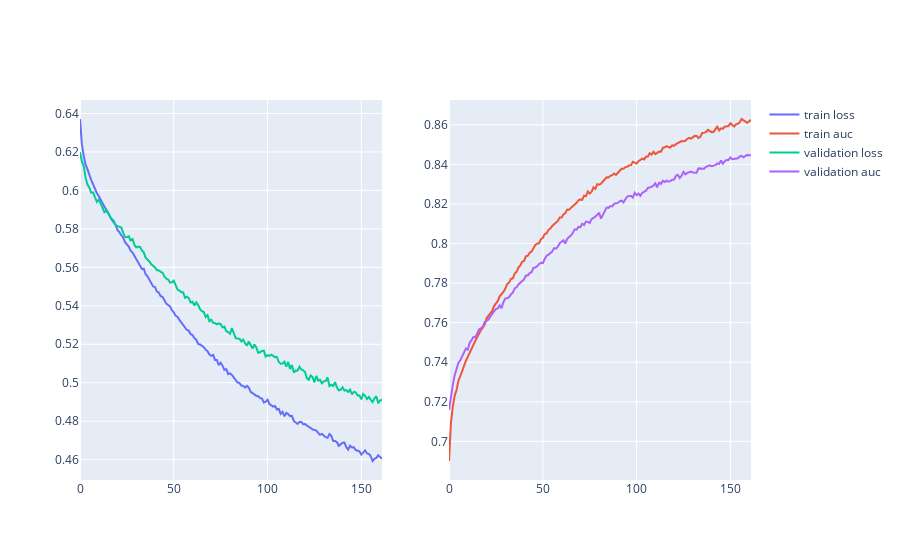

Notebook source saved alongside this figure:
### Code cell
plot_fit_result(result)

### Figure 1 — Plotly figure (JSON) as saved in the notebook; plotly's stock layout.template omitted (floating-point values rounded to 4 significant figures; data arrays with more than 128 entries replaced by an {"elided": "..."} marker saying what was removed)
{"data": [{"name": "train loss", "type": "scatter", "x": {"elided": "162 int values"}, "xaxis": "x", "y": {"elided": "162 float values"}, "yaxis": "y"}, {"name": "train auc", "type": "scatter", "x": {"elided": "162 int values"}, "xaxis": "x2", "y": {"elided": "162 float values"}, "yaxis": "y2"}, {"name": "validation loss", "type": "scatter", "x": {"elided": "162 int values"}, "xaxis": "x", "y": {"elided": "162 float values"}, "yaxis": "y"}, {"name": "validation auc", "type": "scatter", "x": {"elided": "162 int values"}, "xaxis": "x2", "y": {"elided": "162 float values"}, "yaxis": "y2"}], "layout": {"xaxis": {"anchor": "y", "domain": [0, 0.45]}, "xaxis2": {"anchor": "y2", "domain": [0.55, 1]}, "yaxis": {"anchor": "x", "domain": [0, 1]}, "yaxis2": {"anchor": "x2", "domain": [0, 1]}}}
